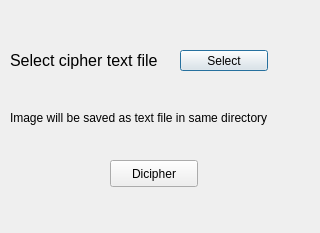
<?xml version="1.0" encoding="UTF-8"?>
<ui version="4.0">
 <class>encrypt</class>
 <widget class="QDialog" name="encrypt">
  <property name="geometry">
   <rect>
    <x>0</x>
    <y>0</y>
    <width>320</width>
    <height>233</height>
   </rect>
  </property>
  <property name="windowTitle">
   <string>Image Encrypter</string>
  </property>
  <widget class="QLabel" name="label_input">
   <property name="geometry">
    <rect>
     <x>10</x>
     <y>50</y>
     <width>161</width>
     <height>21</height>
    </rect>
   </property>
   <property name="font">
    <font>
     <pointsize>12</pointsize>
    </font>
   </property>
   <property name="text">
    <string>Select cipher text file</string>
   </property>
  </widget>
  <widget class="QPushButton" name="pushButton_select">
   <property name="geometry">
    <rect>
     <x>180</x>
     <y>50</y>
     <width>88</width>
     <height>21</height>
    </rect>
   </property>
   <property name="text">
    <string>Select</string>
   </property>
  </widget>
  <widget class="QLabel" name="label_text">
   <property name="geometry">
    <rect>
     <x>10</x>
     <y>110</y>
     <width>291</width>
     <height>16</height>
    </rect>
   </property>
   <property name="text">
    <string>Image will be saved as text file in same directory </string>
   </property>
  </widget>
  <widget class="QPushButton" name="pushButton_dicipher">
   <property name="geometry">
    <rect>
     <x>110</x>
     <y>160</y>
     <width>88</width>
     <height>27</height>
    </rect>
   </property>
   <property name="text">
    <string>Dicipher</string>
   </property>
  </widget>
 </widget>
 <resources/>
 <connections/>
</ui>
